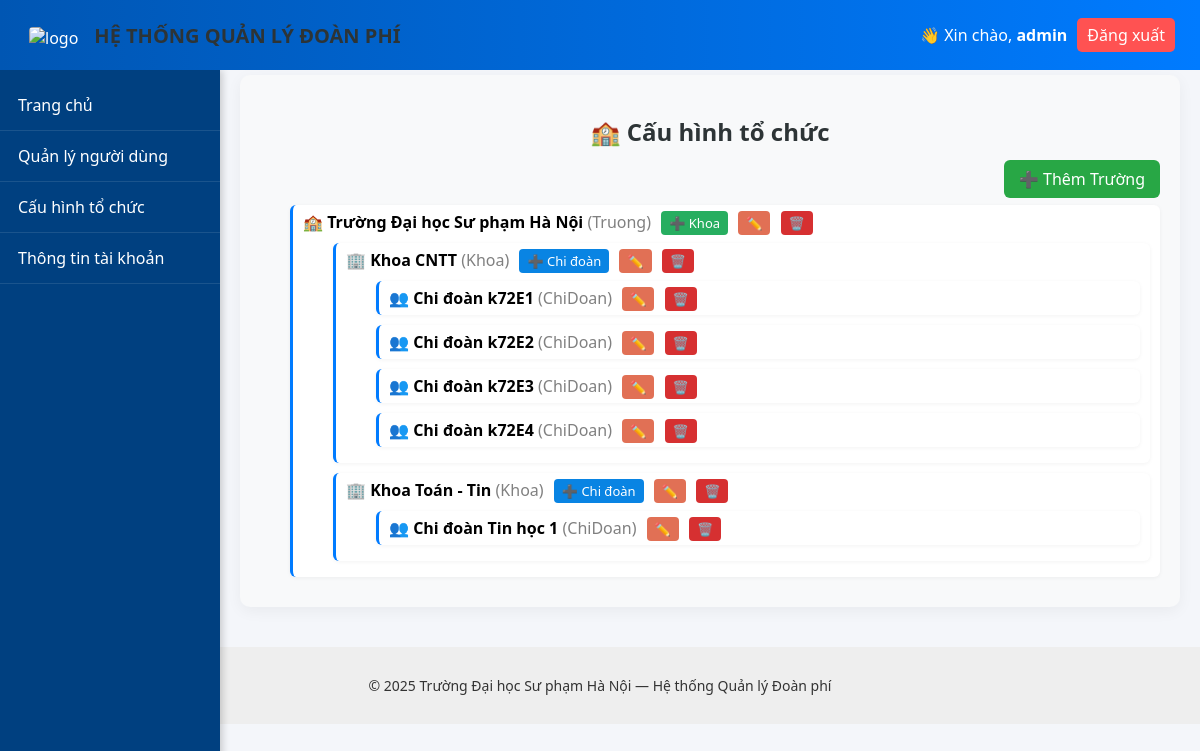
/pages/units.php (signed in), run on the app's committed database.
### tables this page shows
CREATE TABLE `organization_units` (
  `id` int(11) NOT NULL,
  `unit_name` varchar(255) NOT NULL,
  `unit_level` enum('Truong','Khoa','ChiDoan') NOT NULL,
  `parent_id` int(11) DEFAULT NULL,
  `leader_id` int(11) DEFAULT NULL,
  `deputy_id` int(11) DEFAULT NULL,
  `created_at` timestamp NOT NULL DEFAULT current_timestamp(),
  `updated_at` timestamp NOT NULL DEFAULT current_timestamp() ON UPDATE current_timestamp()
);

### pages/units.php (the view, shortened to what this page needs)
<?php
include("../includes/header.php");
include("../includes/navbar.php");
include("../config/db.php");
function renderTree($conn, $parent_id = NULL, $level = 0) {
  if ($parent_id === NULL) {
    $sql = "SELECT * FROM organization_units WHERE parent_id IS NULL ORDER BY unit_name";
  } else {
    $sql = "SELECT * FROM organization_units WHERE parent_id = $parent_id ORDER BY unit_name";
  }
  $result = $conn->query($sql);
  if ($result && $result->num_rows > 0) {
    echo "<ul>";
    while ($row = $result->fetch_assoc()) {
      if ($row['unit_level'] === 'Truong') {
        $icon = '🏫';
      } elseif ($row['unit_level'] === 'Khoa') {
        $icon = '🏢';
      } elseif ($row['unit_level'] === 'ChiDoan') {
        $icon = '👥';
      } else {
        $icon = '📁';
      }
      echo "<li>";
      echo "$icon <b>" . htmlspecialchars($row['unit_name']) . "</b>
            <span style='color:gray;'>(" . $row['unit_level'] . ")</span>";
      if ($row['unit_level'] === 'Truong') {
        echo " <a href='add_unit.php?parent_id={$row['id']}&next=Khoa' class='btn-small green' title='Thêm Khoa'>➕ Khoa</a>";
      } elseif ($row['unit_level'] === 'Khoa') {
        echo " <a href='add_unit.php?parent_id={$row['id']}&next=ChiDoan' class='btn-small blue' title='Thêm Chi đoàn'>➕ Chi đoàn</a>";
      }
      echo " <a href='edit_unit.php?id={$row['id']}' class='btn-small orange' title='Sửa'>✏️</a>";
      echo " <a href='delete_unit.php?id={$row['id']}' onclick=\"return confirm('Bạn có chắc muốn xóa đơn vị này và các cấp con không?');\" class='btn-small red' title='Xóa'>🗑️</a>";
      renderTree($conn, $row['id'], $level + 1);
      echo "</li>";
    }
    echo "</ul>";
  }
}
?>
<div class="container">
  <h2>🏫 Cấu hình tổ chức</h2>
  <div class="actions">
    <a href="add_unit.php?next=Truong" class="btn-add">➕ Thêm Trường</a>
  </div>
  <div class="tree-container">
    <?php renderTree($conn); ?>
  </div>
</div>
<?php include("../includes/footer.php"); ?>

### includes/header.php (shortened to what this page needs)
<!DOCTYPE html>
<html lang="vi">
<head>
  <link rel="stylesheet" href="../public/css/style.css">
</head>
<body>
<header class="header">
  <div class="header-left">
    <div>
      <img src="../public/img/logo.png" alt="logo">
    </div>
    <h2>HỆ THỐNG QUẢN LÝ ĐOÀN PHÍ</h2>
  </div>
  <div class="header-right">
    <?php if(isset($_SESSION['user'])): ?>
      <span>👋 Xin chào, <b><?php echo htmlspecialchars($_SESSION['user']['userName']); ?></b></span>
      <a href="logout.php" class="btn-logout">Đăng xuất</a>
    <?php endif; ?>
  </div>
</header>

### includes/navbar.php
<nav class="sidebar">
    <ul>
        <li><a href="dashboard.php">Trang chủ</a></li>
        <?php if (isset($_SESSION['user']) && $_SESSION['user']['isAdmin']): ?>
            <li><a href="users.php">Quản lý người dùng</a></li>
        <?php endif; ?>
        <?php if (isset($_SESSION['user']) && $_SESSION['user']['isAdmin']): ?>
            <li><a href="units.php">Cấu hình tổ chức</a></li>
        <?php endif; ?>
        <li><a href="profile.php">Thông tin tài khoản</a></li>
    </ul>
</nav>

### includes/footer.php (shortened to what this page needs)
<footer class="footer">
  <p>© <?php echo date('Y'); ?> Trường Đại học Sư phạm Hà Nội — Hệ thống Quản lý Đoàn phí</p>
</footer>
</body>
</html>

### public/css/style.css (style rules this page uses)
body { margin: 0; font-family: "Segoe UI", sans-serif; background-color: #f4f6fa; }
.header { background: linear-gradient(90deg, #0056b3, #007bff); color: white; padding: 15px 25px; display: flex; justify-content: space-between; align-items: center; }
.btn-logout { background: #ff5252; color: white; padding: 6px 10px; text-decoration: none; border-radius: 5px; }
.container { max-width: 1100px; margin: 30px auto; background: white; border-radius: 10px; padding: 25px; box-shadow: 0 0 10px rgba(0,0,0,0.1); }
.footer { text-align: center; padding: 15px; background: #eee; color: #333; font-size: 14px; margin-top: 40px; }
.sidebar { position: fixed; top: 70px; left: 0; width: 220px; height: calc(100vh - 70px); background-color: #004080; color: white; padding-top: 10px; overflow-y: auto; box-shadow: 2px 0 8px rgba(0,0,0,0.2); }
.sidebar ul { list-style: none; margin: 0; padding: 0; }
.sidebar ul li { border-bottom: 1px solid rgba(255, 255, 255, 0.1); }
.sidebar ul li a { display: block; color: white; text-decoration: none; padding: 14px 18px; transition: 0.3s; }
.header { position: fixed; top: 0; left: 0; right: 0; height: 70px; z-index: 100; }
body { margin: 0; padding-top: 70px; }
.header { position: fixed; top: 0; left: 0; right: 0; height: 70px; background: linear-gradient(90deg, #0056b3, #007bff); color: white; display: flex; justify-content: space-between; align-items: center; padding: 0 25px; z-index: 1000; }
.header-left h2 { margin: 0; font-size: 20px; }
.header-right { display: flex; align-items: center; gap: 10px; }
.header-left { display: flex; align-items: center; gap: 12px; }
.header-left img { width: 50px; height: 50px; object-fit: contain; border-radius: 8px; padding: 4px; margin-top: 5px; }
.sidebar { position: fixed; top: 70px; left: 0; width: 220px; height: calc(100vh - 70px); background-color: #004080; color: white; padding-top: 10px; overflow-y: auto; box-shadow: 2px 0 8px rgba(0, 0, 0, 0.2); z-index: 900; }
h2 { color: #333; margin-bottom: 15px; }

### pages/units.php (style rules this page uses)
.container { padding: 20px; max-width: 1000px; margin: 100 auto 100; background: #f8f9fa; border-radius: 10px; box-shadow: 0 4px 15px rgba(0,0,0,0.05); }
.container { margin-left: 240px; margin-top: 5px; max-width: calc(100% - 300px); }
.container { padding: 20px; }
h2 { text-align: center; margin-bottom: 20px; color: #2d3436; }
.actions { text-align: right; margin-bottom: 15px; }
.btn-add { background: #28a745; color: white; padding: 8px 15px; border-radius: 6px; text-decoration: none; font-weight: 500; }
.tree-container ul { list-style: none; padding-left: 30px; margin: 10px 0; }
.tree-container li { margin: 10px 0; padding: 6px 10px; background: #ffffff; border-left: 3px solid #007bff; border-radius: 6px; box-shadow: 0 1px 4px rgba(0,0,0,0.05); }
.btn-small { padding: 3px 8px; font-size: 13px; border-radius: 4px; text-decoration: none; margin-left: 6px; color: white; }
.green { background: #27ae60; }
.blue { background: #0984e3; }
.orange { background: #e17055; }
.red { background: #d63031; }

### data on the page
organization_units: unit_level "🏫", unit_name "Trường Đại học Sư phạm Hà Nội", unit_level "Truong"
organization_units: unit_level "🏢", unit_name "Khoa CNTT", unit_level "Khoa"
organization_units: unit_level "👥", unit_name "Chi đoàn k72E1", unit_level "ChiDoan"
organization_units: unit_level "👥", unit_name "Chi đoàn k72E2", unit_level "ChiDoan"
organization_units: unit_level "👥", unit_name "Chi đoàn k72E3", unit_level "ChiDoan"
organization_units: unit_level "👥", unit_name "Chi đoàn k72E4", unit_level "ChiDoan"
organization_units: unit_level "🏢", unit_name "Khoa Toán - Tin", unit_level "Khoa"
organization_units: unit_level "👥", unit_name "Chi đoàn Tin học 1", unit_level "ChiDoan"

### other printed values
$_SESSION['user']['userName'] "admin"
